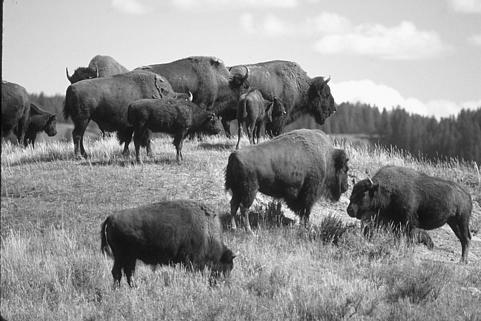
%> input picture buffalo.png, 481 x 321 px
$ octave buffalo_cleaning_noise.m   (GNU Octave 9; MATLAB toolbox functions it lacks are replaced by stand-ins)
%> lines starting %> are read from the running program, lines starting %| are printed output that depends on the picture
clear all;
%-----------------------------------------------
%%%%%%% cleaning salt and pepper noise%%%%%%%
%%----------------------------------------------
% c=imread('buffalo_sp_noise.png');
% imshow(c);

% avef=fspecial('average',[7,7]);
%
% avefc=filter2(avef,c);            % average filter
% figure,imshow(uint8(avefc));

% medianfc=medfilt2(c);             % median filter
% figure,imshow(medianfc);
%-----------------------------------------------


%-----------------------------------------------
%%%%%%% cleaning gaussian noise  %%%%%%%
%%----------------------------------------------
% c=imread('buffalo.png');
% imshow(c);
% s=size(c);
% c_ga10=zeros(s(1),s(2),10);       % 3-dimension array, depth is 10
%
% for i=1:10
%     c_ga10(:,:,i)=imnoise(c,'gaussian'); % Chaper 8.4 Image Averaging
% end
%
% c_ga10_av=mean(c_ga10,3);
% figure,imshow(uint8(c_ga10_av));
%-----------------------------------------------
%-----------------------------------------------
% c=imread('buffalo.png');
% imshow(c);
% c_gaussian_noise=imnoise(c,'gaussian');
% figure,imshow(c_gaussian_noise);
%
% a3=fspecial('average')
% a5=fspecial('average',[5,5]);
% cg3=filter2(a3,c_gaussian_noise);        % Chaper 8.4 Average Filtering
% cg5=filter2(a5,c_gaussian_noise);
%
% figure,imshow(uint8(cg3));
% figure,imshow(uint8(cg5));
%-----------------------------------------------
% c=imread('buffalo.png');
% imshow(c);
% c_gaussian_noise=imnoise(c,'gaussian');
% figure,imshow(c_gaussian_noise);
%
% c1=wiener2(c_gaussian_noise);
% c2=wiener2(c_gaussian_noise,[5,5]);
% c3=wiener2(c_gaussian_noise,[7,7]);
% c4=wiener2(c_gaussian_noise,[9,9]);
%
% figure,imshow(c1);                       % Chaper 8.4 Adaptive Filtering
% figure,imshow(c2);
% figure,imshow(c3);
% figure,imshow(c4);
%-----------------------------------------------


%-----------------------------------------------
%%%%%%% cleaning periodic noise  %%%%%%%
%%----------------------------------------------
% c=imread('buffalo_periodic_noise.png');
% imshow(c);
% [x,y]=meshgrid(1:481,1:321);
%
% cf=fftshift(fft2(c));
% figure,fftshow(cf,'log');
%
% impixelinfo;
% z=sqrt((x-241).^2+(y-161).^2);        % Chaper 8.5 Band reject filtering
% d=sqrt((216-241)^2+(151-161)^2);
% k=1;
% br=(z<floor(d-k) | z>ceil(d+k));
% cbr=cf.*br;
% figure,fftshow(cbr,'log');
%
% icbr=ifft2(cbr);
% figure,fftshow(icbr,'abs');
%%----------------------------------------------


%-----------------------------------------------
%%%%%%%          inverse         %%%%%%%
%%----------------------------------------------
% [11 lines of commented-out code are left out]
%%%%%%%      Motion Deblurring      %%%%%%%
%%----------------------------------------------
bc=imread('buffalo.png');
%> bc is the input picture: size 321x481 uint8; min 1, max 255, mean 145.2
imshow(bc);
impixelinfo;
bg=im2uint8(bc);
b=bg(100:300,50:305);  % x:50~305 y:100~300
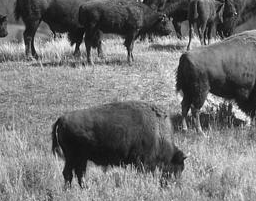
%> b: size 201x256 uint8; min 1, max 255, mean 114.9
figure,imshow(b);
m=fspecial('motion',7,0);
bm=imfilter(b,m);
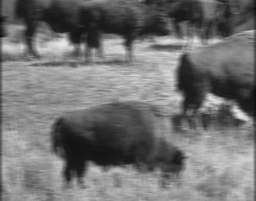
%> bm: size 201x256 uint8; min 13, max 236, mean 114.1
figure,imshow(bm);

% [5 lines of commented-out code are left out]

d=0.02;
m2=zeros(201,256);
m2(1,1:7)=m;
mf=fft2(m2);
mf(find(abs(mf)<d))=1;
bmi=ifft2(fft2(bm)./mf);
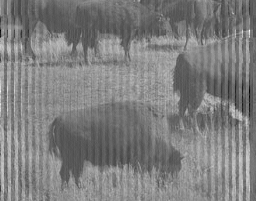
%> bmi: size 201x256 double; min -180.4, max 413.6, mean 114.1; drawn with min black and max white
figure,imshow(mat2gray(abs(bmi))*2);
%> after `imshow(mat2gray(abs(bmi))*2)`:
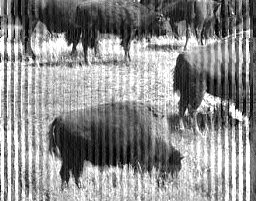
%> displayed picture: size 201x256, on the screen's scale of 0 to 255; min 0, max 255, mean 139.4
